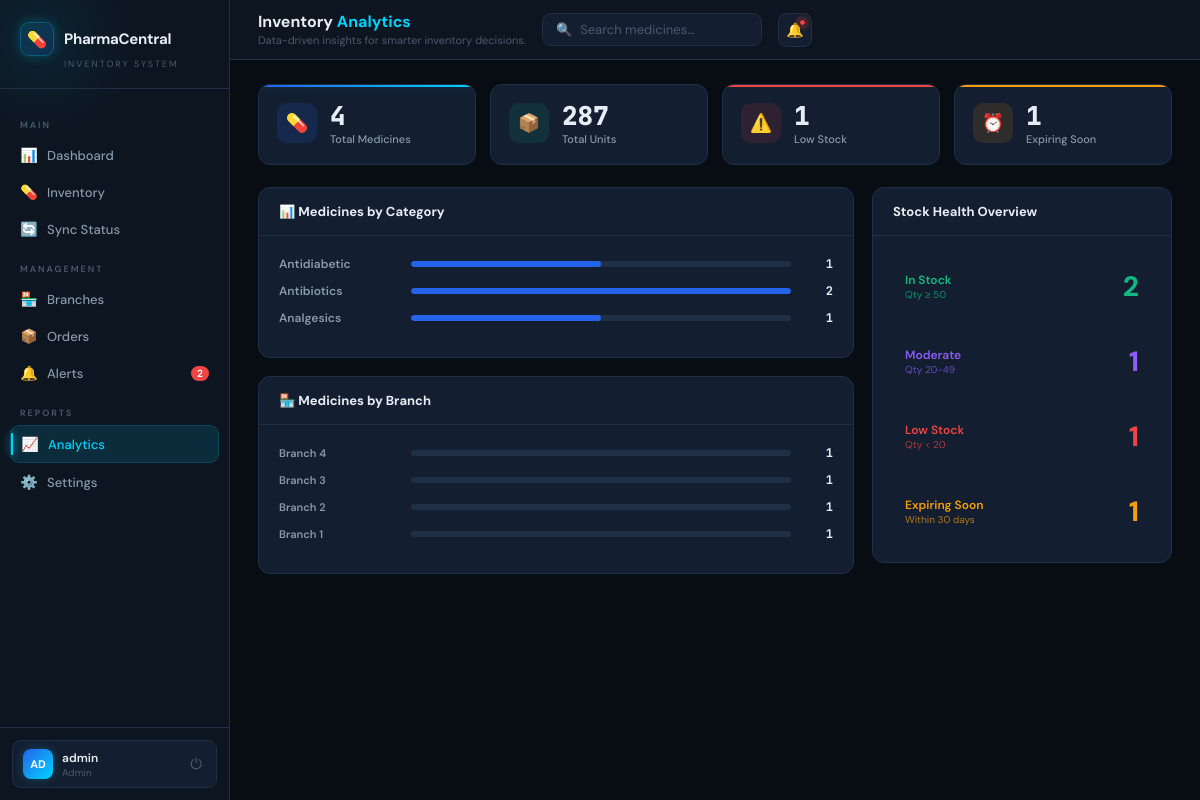
Screenshot of /analytics (signed in) with the database file from the repository.
### tables this page shows
CREATE TABLE medicines (
        id INTEGER PRIMARY KEY AUTOINCREMENT,
        name TEXT NOT NULL, category TEXT NOT NULL,
        quantity INTEGER NOT NULL, expiry TEXT NOT NULL, branch TEXT NOT NULL);

### app.py (the view)
@app.route("/analytics")
@login_required
def analytics():
    medicines = get_medicines()
    low_stock = sum(1 for m in medicines if m[3] < 20)
    expiring_soon = sum(1 for m in medicines if m[6])
    categories = {}
    for m in medicines: categories[m[2]] = categories.get(m[2], 0) + 1
    branches = {}
    for m in medicines: branches[m[5]] = branches.get(m[5], 0) + 1
    total_qty = sum(m[3] for m in medicines)
    return render_template("analytics.html", medicines=medicines, low_stock=low_stock,
        expiring_soon=expiring_soon, categories=categories, branches=branches,
        total_qty=total_qty, active="analytics")

### app.py (called while the page is built)
def get_db():
    try: return sqlite3.connect(DB)
    except: return None

def get_medicines():
    conn = get_db()
    if not conn: return []
    c = conn.cursor()
    c.execute("SELECT * FROM medicines ORDER BY id DESC")
    rows = c.fetchall(); conn.close()
    today = datetime.today(); warn = today + timedelta(days=30)
    result = []
    for r in rows:
        try: exp = datetime.strptime(r[4],"%Y-%m-%d"); expiring = today <= exp <= warn
        except: expiring = False
        result.append(r + (expiring,))
    return result

def login_required(f):
    from functools import wraps
    @wraps(f)
    def decorated(*args, **kwargs):
        if "user" not in session: return redirect(url_for("login"))
        return f(*args, **kwargs)
    return decorated

### templates/analytics.html (shortened to what this page needs)
{% extends "base.html" %}
{% block page_title %}Inventory <span>Analytics</span>{% endblock %}
{% block page_sub %}Data-driven insights for smarter inventory decisions.{% endblock %}
{% block content %}
<div class="stats-row">
  <div class="stat-card blue"><div class="stat-icon blue">&#128138;</div><div><div class="stat-value">{{ medicines|length }}</div><div class="stat-label">Total Medicines</div></div></div>
  <div class="stat-card green"><div class="stat-icon green">&#128230;</div><div><div class="stat-value">{{ total_qty }}</div><div class="stat-label">Total Units</div></div></div>
  <div class="stat-card red"><div class="stat-icon red">&#9888;&#65039;</div><div><div class="stat-value">{{ low_stock }}</div><div class="stat-label">Low Stock</div></div></div>
  <div class="stat-card amber"><div class="stat-icon amber">&#9200;</div><div><div class="stat-value">{{ expiring_soon }}</div><div class="stat-label">Expiring Soon</div></div></div>
</div>
<div class="two-col">
  <div>
    <div class="panel">
      <div class="panel-header"><div class="panel-title">&#128202; Medicines by Category</div></div>
      <div style="padding:20px;">
        {% set max_cat = categories.values()|max if categories else 1 %}
        {% for cat, count in categories.items() %}
        <div class="analytics-bar-row">
          <div class="analytics-bar-label">{{ cat }}</div>
          <div class="analytics-bar-track"><div class="analytics-bar-fill" style="width:{{ (count/max_cat*100)|int }}%;background:var(--blue);"></div></div>
          <div class="analytics-bar-count">{{ count }}</div>
        </div>
        {% endfor %}
      </div>
    </div>
    <div class="panel">
      <div class="panel-header"><div class="panel-title">&#127978; Medicines by Branch</div></div>
      <div style="padding:20px;">
        {% set max_br = branches.values()|max if branches else 1 %}
        {% set bcolors = ["var(--blue)","var(--teal)","var(--amber)","var(--green)"] %}
        {% for br, count in branches.items() %}
        <div class="analytics-bar-row">
          <div class="analytics-bar-label" style="font-size:11px;">{{ br }}</div>
          <div class="analytics-bar-track"><div class="analytics-bar-fill" style="width:{{ (count/max_br*100)|int }}%;background:var(--teal);"></div></div>
          <div class="analytics-bar-count">{{ count }}</div>
        </div>
        {% endfor %}
      </div>
    </div>
  </div>
  <div>
    <div class="panel">
      <div class="panel-header"><div class="panel-title">Stock Health Overview</div></div>
      <div style="padding:18px;display:flex;flex-direction:column;gap:10px;">
        {% set in_stock = medicines|selectattr(3,'ge',50)|list|length %}
        {% set moderate = medicines|selectattr(3,'ge',20)|selectattr(3,'lt',50)|list|length %}
        <div style="background:var(--green-lt);border-radius:10px;padding:14px;display:flex;align-items:center;justify-content:space-between;">
          <div><div style="font-size:12px;font-weight:600;color:var(--green);">In Stock</div><div style="font-size:10px;color:var(--green);opacity:.7;">Qty &ge; 50</div></div>
          <div style="font-size:28px;font-weight:800;color:var(--green);">{{ in_stock }}</div>
        </div>
        <div style="background:var(--purple-lt);border-radius:10px;padding:14px;display:flex;align-items:center;justify-content:space-between;">
          <div><div style="font-size:12px;font-weight:600;color:var(--purple);">Moderate</div><div style="font-size:10px;color:var(--purple);opacity:.7;">Qty 20-49</div></div>
          <div style="font-size:28px;font-weight:800;color:var(--purple);">{{ moderate }}</div>
        </div>
        <div style="background:var(--red-lt);border-radius:10px;padding:14px;display:flex;align-items:center;justify-content:space-between;">
          <div><div style="font-size:12px;font-weight:600;color:var(--red);">Low Stock</div><div style="font-size:10px;color:var(--red);opacity:.7;">Qty &lt; 20</div></div>
          <div style="font-size:28px;font-weight:800;color:var(--red);">{{ low_stock }}</div>
        </div>
        <div style="background:var(--amber-lt);border-radius:10px;padding:14px;display:flex;align-items:center;justify-content:space-between;">
          <div><div style="font-size:12px;font-weight:600;color:var(--amber);">Expiring Soon</div><div style="font-size:10px;color:var(--amber);opacity:.7;">Within 30 days</div></div>
          <div style="font-size:28px;font-weight:800;color:var(--amber);">{{ expiring_soon }}</div>
        </div>
      </div>
    </div>
  </div>
</div>
{% endblock %}

### templates/base.html (style rules this page uses)
:root { --bg: #080d14; --bg2: #0d1520; --bg3: #111c2d; --surface: #131e30; --surface2: #172234; --surface3: #1c2a3e; --border: #1f2f45; --border2: #263748; --cyan: #00d4ff; --cyan-dim: rgba(0,212,255,.12); --cyan-glow: rgba(0,212,255,.25); --blue: #2563eb; --blue-dim: rgba(37,99,235,.15); --green: #10b981; --green-dim: rgba(16,185,129,.12); --amber: #f59e0b; --amber-dim: rgba(245,158,11,.12); --red: #ef4444; --red-dim: rgba(239,68,68,.12); --purple: #8b5cf6; --purple-dim:rgba(139,92,246,.12); --t1: #e8edf5; --t2: #8899aa; --t3: #4a5a70; --radius: 12px; --font: 'DM Sans', sans-serif; --mono: 'JetBrains Mono', monospace; --sidebar-w: 230px; }
*, *::before, *::after { margin:0; padding:0; box-sizing:border-box; }
body { font-family: var(--font); background: var(--bg); color: var(--t1); min-height: 100vh; display: flex; overflow-x: hidden; }
.topbar-title span { color: var(--cyan); }
.stats-row { display: grid; grid-template-columns: repeat(4, 1fr); gap: 14px; margin-bottom: 22px; }
.stat-card { background: var(--surface); border: 1px solid var(--border); border-radius: var(--radius); padding: 18px; display: flex; align-items: flex-start; gap: 13px; transition: transform .2s, box-shadow .2s; position: relative; overflow: hidden; }
.stat-card::after { content: ''; position: absolute; top: 0; left: 0; right: 0; height: 2px; }
.stat-card.blue::after { background: linear-gradient(90deg, var(--blue), var(--cyan)); box-shadow: 0 0 12px var(--cyan-glow); }
.stat-card.red::after { background: var(--red); }
.stat-card.amber::after { background: var(--amber); }
.stat-icon { width: 40px; height: 40px; border-radius: 10px; display: flex; align-items: center; justify-content: center; font-size: 18px; flex-shrink: 0; }
.stat-icon.blue { background: var(--blue-dim); }
.stat-icon.red { background: var(--red-dim); }
.stat-icon.amber { background: var(--amber-dim); }
.stat-icon.green { background: var(--green-dim); }
.stat-value { font-size: 26px; font-weight: 800; color: var(--t1); line-height: 1; margin-bottom: 3px; font-family: var(--mono); }
.stat-label { font-size: 11px; color: var(--t2); font-weight: 500; }
.panel { background: var(--surface); border: 1px solid var(--border); border-radius: var(--radius); overflow: hidden; margin-bottom: 18px; }
.panel-header { padding: 15px 20px; border-bottom: 1px solid var(--border); display: flex; align-items: center; justify-content: space-between; }
.panel-title { font-size: 13px; font-weight: 700; color: var(--t1); }
.analytics-bar-row { display: flex; align-items: center; gap: 12px; margin-bottom: 11px; }
.analytics-bar-label { width: 120px; font-size: 12px; font-weight: 600; color: var(--t2); flex-shrink: 0; }
.analytics-bar-track { flex: 1; height: 6px; background: var(--border); border-radius: 99px; overflow: hidden; }
.analytics-bar-fill { height: 100%; border-radius: 99px; transition: width .6s ease; }
.analytics-bar-count { width: 30px; text-align: right; font-size: 12px; font-weight: 700; color: var(--t1); font-family: var(--mono); }
.two-col { display: grid; grid-template-columns: 1fr 300px; gap: 18px; }

### rows the page displays
medicines: category "Antidiabetic", {{ (count/max_cat*100)|int }} 50 (drawn), count "1", branch "Branch 4", {{ (count/max_br*100)|int }} 100 (drawn)
medicines: category "Antibiotics", {{ (count/max_cat*100)|int }} 100 (drawn), count "2", branch "Branch 3", {{ (count/max_br*100)|int }} 100 (drawn), count "1"
medicines: category "Analgesics", {{ (count/max_cat*100)|int }} 50 (drawn), count "1", branch "Branch 2", {{ (count/max_br*100)|int }} 100 (drawn)
medicines: branch "Branch 1", {{ (count/max_br*100)|int }} 100 (drawn), id "1"

### other values shown
{{ low_stock + expiring_soon }} "2"
{{ session.user[:2]|upper }} "AD"
{{ session.user }} "admin"
{{ session.role }} "Admin"
{{ medicines|length }} "4"
{{ total_qty }} "287"
{{ low_stock }} "1"
{{ expiring_soon }} "1"
{{ in_stock }} "2"
{{ moderate }} "1"
